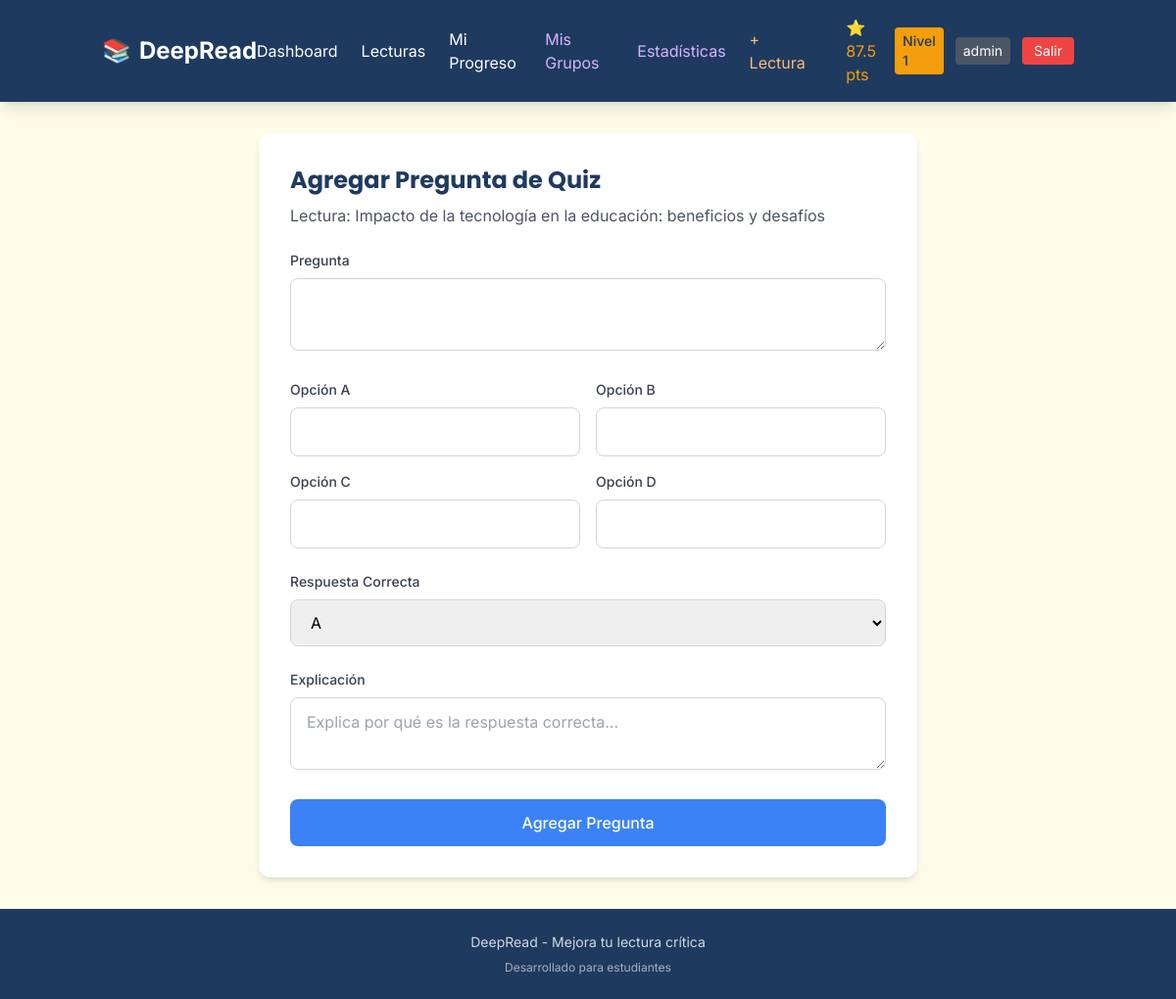
Page /grupos/1/crear_quiz/10 (signed in) on the committed database.
### models/user.py (models this page shows, shortened)
class Usuario(db.Model, UserMixin):
    __tablename__ = 'usuarios'
    id = db.Column(db.Integer, primary_key=True)
    username = db.Column(db.String(50), unique=True, nullable=False)
    email = db.Column(db.String(100), unique=True, nullable=False)
    password_hash = db.Column(db.String(255), nullable=False)
    rol = db.Column(db.String(20), default='estudiante')
    tipo_usuario = db.Column(db.String(20), default='gratuito')
    nivel_actual = db.Column(db.Integer, default=1)
    puntos_totales = db.Column(db.Integer, default=0)
    racha_dias = db.Column(db.Integer, default=0)
    ultimo_login = db.Column(db.Date, default=None)
    fecha_creacion = db.Column(db.DateTime, default=datetime.utcnow)
    def es_admin(self):
        return self.rol == 'admin'
    def es_profesor(self):
        return self.rol in ['profesor', 'admin']

### models/lectura.py (models this page shows, shortened)
class Lectura(db.Model):
    __tablename__ = 'lecturas'
    id = db.Column(db.Integer, primary_key=True)
    titulo = db.Column(db.String(200), nullable=False)
    contenido = db.Column(db.Text, nullable=False)
    nivel = db.Column(db.Integer, nullable=False)
    tiempo_estimado_minutos = db.Column(db.Integer, nullable=False)
    puntos_recompensa = db.Column(db.Integer, nullable=False)
    categoria = db.Column(db.String(50))
    activa = db.Column(db.Boolean, default=True)
    es_publica = db.Column(db.Boolean, default=True)
    fecha_cierre = db.Column(db.DateTime, nullable=True)
    cerrada = db.Column(db.Boolean, default=False)
    intentos_maximos = db.Column(db.Integer, default=3)
    profesor_id = db.Column(db.Integer, db.ForeignKey('usuarios.id'), nullable=True)
    grupo_id = db.Column(db.Integer, db.ForeignKey('grupos.id'), nullable=True)

### routes/admin.py (the view, shortened to what this page needs)
@admin_bp.route('/grupos/<int:grupo_id>/crear_quiz/<int:lectura_id>', methods=['GET', 'POST'])
@login_required
def crear_quiz_grupo(grupo_id, lectura_id):
    lectura = db.session.get(Lectura, lectura_id)
    grupo = db.session.get(Grupo, grupo_id)
    if not lectura or not grupo or grupo.profesor_id != current_user.id:
        flash('Grupo o lectura no encontrada', 'error')
        return redirect(url_for('main.dashboard'))
    return render_template('crear_quiz.html', lectura=lectura)

### app.py (called while the page is built)
@login_manager.user_loader
def load_user(user_id):
    return db.session.get(Usuario, int(user_id))

### templates/crear_quiz.html (shortened to what this page needs)
{% extends "base.html" %}
{% block content %}
<div class="container mx-auto px-4 py-8">
    <div class="max-w-2xl mx-auto">
        <div class="bg-white rounded-xl shadow-md p-8">
            <h1 class="text-2xl font-bold text-primary mb-2">Agregar Pregunta de Quiz</h1>
            <p class="text-gray-600 mb-6">Lectura: {{ lectura.titulo }}</p>
            <form method="POST" class="space-y-6">
                <div>
                    <label class="block text-sm font-medium text-gray-700 mb-2">Pregunta</label>
                    <textarea name="pregunta" rows="2" required
                        class="w-full px-4 py-3 border border-gray-300 rounded-lg focus:ring-2 focus:ring-secondary"></textarea>
                </div>
                <div class="grid grid-cols-2 gap-4">
                    <div>
                        <label class="block text-sm font-medium text-gray-700 mb-2">Opción A</label>
                        <input type="text" name="opcion_a" required
                            class="w-full px-4 py-3 border border-gray-300 rounded-lg">
                    </div>
                    <div>
                        <label class="block text-sm font-medium text-gray-700 mb-2">Opción B</label>
                        <input type="text" name="opcion_b" required
                            class="w-full px-4 py-3 border border-gray-300 rounded-lg">
                    </div>
                    <div>
                        <label class="block text-sm font-medium text-gray-700 mb-2">Opción C</label>
                        <input type="text" name="opcion_c" required
                            class="w-full px-4 py-3 border border-gray-300 rounded-lg">
                    </div>
                    <div>
                        <label class="block text-sm font-medium text-gray-700 mb-2">Opción D</label>
                        <input type="text" name="opcion_d" required
                            class="w-full px-4 py-3 border border-gray-300 rounded-lg">
                    </div>
                </div>
                <div>
                    <label class="block text-sm font-medium text-gray-700 mb-2">Respuesta Correcta</label>
                    <select name="respuesta" class="w-full px-4 py-3 border border-gray-300 rounded-lg">
                        <option value="a">A</option>
                    </select>
                </div>
                <div>
                    <label class="block text-sm font-medium text-gray-700 mb-2">Explicación</label>
                    <textarea name="explicacion" rows="2"
                        class="w-full px-4 py-3 border border-gray-300 rounded-lg"
                        placeholder="Explica por qué es la respuesta correcta..."></textarea>
                </div>
                <button type="submit" class="w-full bg-secondary hover:bg-blue-600 text-white py-3 rounded-lg font-medium">
                    Agregar Pregunta
                </button>
            </form>
        </div>
    </div>
</div>
{% endblock %}

### templates/base.html (shortened to what this page needs)
<!DOCTYPE html>
<html lang="es">
<head>
    <script src="https://cdn.tailwindcss.com"></script>
</head>
<body class="bg-cream min-h-screen flex flex-col">
    {% block header %}
    <header class="bg-primary text-white shadow-lg">
        <nav class="container mx-auto px-4 py-4 flex items-center justify-between">
            <a href="{{ url_for('main.index') }}" class="text-2xl font-bold flex items-center gap-2">
                <span class="text-accent">📚</span> DeepRead
            </a>
            <div class="hidden md:flex items-center gap-6">
                {% if current_user.is_authenticated %}
                    <a href="{{ url_for('main.dashboard') }}" class="hover:text-accent transition">Dashboard</a>
                    <a href="{{ url_for('main.lecturas') }}" class="hover:text-accent transition">Lecturas</a>
                    <a href="{{ url_for('main.progreso') }}" class="hover:text-accent transition">Mi Progreso</a>
                    <a href="{{ url_for('main.mis_grupos') }}" class="hover:text-accent transition text-purple-300">Mis Grupos</a>
                    {% if current_user.es_admin() %}
                    <a href="{{ url_for('admin.ver_estadisticas') }}" class="hover:text-accent transition text-purple-300">Estadísticas</a>
                    <a href="{{ url_for('admin.crear_lectura_publica') }}" class="hover:text-accent transition text-orange-300">+ Lectura</a>
                    {% endif %}
                    <div class="flex items-center gap-3 ml-4">
                        <span class="text-accent">⭐ {{ current_user.puntos_totales }} pts</span>
                        <span class="bg-accent text-primary px-2 py-1 rounded text-sm font-medium">Nivel {{ current_user.nivel_actual }}</span>
                        <span class="bg-gray-600 px-2 py-1 rounded text-sm text-white">{{ current_user.rol }}</span>
                        <a href="{{ url_for('auth.logout') }}" class="bg-red-500 hover:bg-red-600 px-3 py-1 rounded text-sm transition">Salir</a>
                    </div>
                {% else %}
                    <a href="{{ url_for('auth.login') }}" class="hover:text-accent transition">Iniciar Sesión</a>
                    <a href="{{ url_for('auth.register') }}" class="bg-accent text-primary px-4 py-2 rounded-lg font-medium hover:opacity-90 transition">Registrarse</a>
                {% endif %}
            </div>
        </nav>
    </header>
    {% endblock %}
    <main class="flex-grow">
        {% block content %}{% endblock %}
    </main>
    <footer class="bg-primary text-white py-6 mt-auto">
        <div class="container mx-auto px-4 text-center">
            <p class="text-sm opacity-80">DeepRead - Mejora tu lectura crítica</p>
            <p class="text-xs opacity-60 mt-2">Desarrollado para estudiantes</p>
        </div>
    </footer>
</body>
</html>

### templates/base.html (style rules this page uses)
body { font-family: 'Inter', sans-serif; }
h1, h2, h3, h4, h5, h6 { font-family: 'Poppins', sans-serif; }

### rows in the picture
Usuario: puntos_totales "87.5", nivel_actual "1", rol "admin"
Lectura: titulo "Impacto de la tecnología en la educación: beneficios y desafíos"
